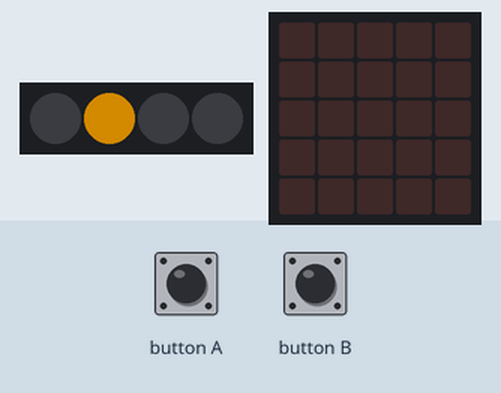
Recording of a program running on a simulated BBC micro:bit (MakeCode). On the bench: 4 RGB LEDs in strip order, left to right, the board's 5×5 LED display. The inputs (shaded band) are chosen by the test bench. Dim RGB values are drawn brighter than linear.

Above: at 1.6 s.
1.7 s: button A pressed for 0.15 s
At 2.8 s:
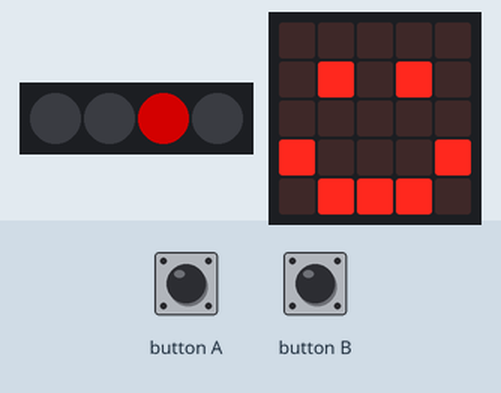
At 3.6 s:
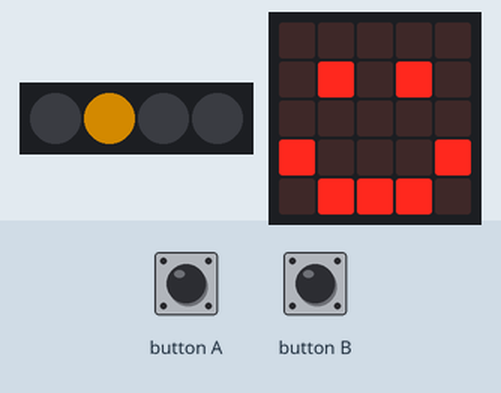
4.8 s: button B pressed for 0.15 s
At 5.8 s:
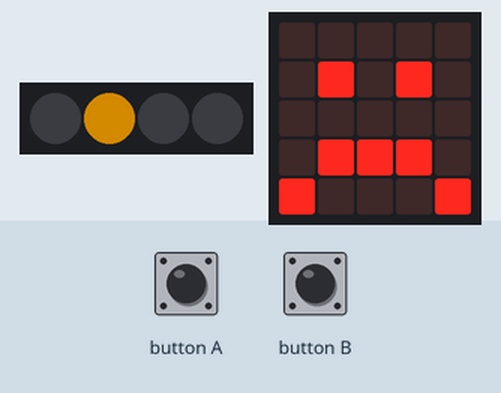
Timing chart, 0 to 13.9 s (numbered marks = the images above; inputs shaded):
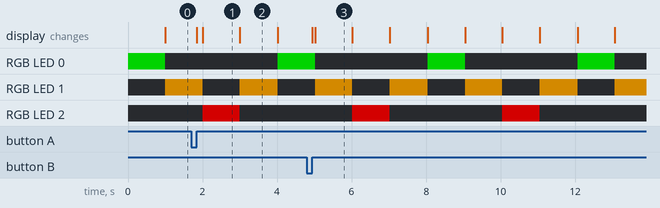

The program:

main.ts
```typescript
input.onButtonPressed(Button.A, function () {
    basic.showIcon(IconNames.Happy)
})
input.onButtonPressed(Button.B, function () {
    basic.showIcon(IconNames.Sad)
})
// Create a NeoPixel driver - specify the pin, number of LEDs, and the type of
// the NeoPixel srip, either standard RGB (with GRB or RGB format) or RGB+White.
let strip = neopixel.create(DigitalPin.P5, 4, NeoPixelMode.RGB)
basic.forever(function () {
    strip.clear()
    // red
    strip.setPixelColor(0, neopixel.colors(NeoPixelColors.Green))
    // blue
    // send the data to the strip
    strip.show()
    basic.pause(1000)
    strip.clear()
    strip.setPixelColor(1, neopixel.colors(NeoPixelColors.Orange))
    // blue
    // send the data to the strip
    strip.show()
    basic.pause(1000)
    strip.clear()
    // red
    strip.setPixelColor(2, neopixel.colors(NeoPixelColors.Red))
    // blue
    // send the data to the strip
    strip.show()
    basic.pause(1000)
    strip.clear()
    // white
    strip.setPixelColor(1, neopixel.colors(NeoPixelColors.Orange))
    // blue
    // send the data to the strip
    strip.show()
    basic.pause(1000)
})
```

test.ts
```typescript
// 在此处测试；当此软件包作为插件使用时，将不会编译此软件包。
```

Measured:
- after the input at 1.7 s, the display: first changes after 0.15 s (image 1 shows a later state)
- after the input at 4.8 s, the display: first changes after 0.15 s (image 3 shows a later state)
- what the display in image 1 shows lasts 1.0 s, from 2.0 s to 3.0 s
